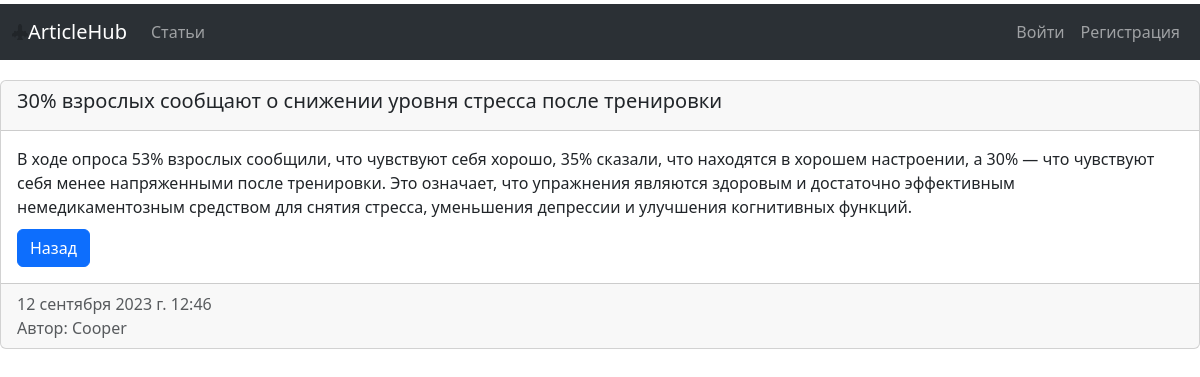
Screenshot of /post/9/ with the database file from the repository.
### blog_app/models.py (models this page shows, shortened)
class Post(models.Model):
    title = models.CharField(max_length=250)
    content = models.TextField()
    publish = models.DateTimeField(auto_now_add=True)
    author = models.ForeignKey(User, on_delete=models.CASCADE)

### blog_app/views.py (the view)
# urls.py: path('post/<int:post_id>/', views.single_post, name='single_post'),
def single_post(request, post_id):
    post = get_object_or_404(Post, pk=post_id)
    if request.method == 'POST':
        if post.author != request.user:
            return HttpResponseForbidden("Вы не являетесь автором этого поста.")
        post.delete()
        return redirect('home')
    context = {
        'post': post,
        'title': post.title
    }
    return render(request, 'blog_app/single_post.html', context)

### blog_app/templates/blog_app/single_post.html (shortened to what this page needs)
﻿{% extends 'blog_app/base.html' %}
{% block content %}
    <div class="card">
      <div class="card-header">
        <h5 class="card-title">{{ post.title }}</h5>
      </div>
      <div class="card-body justify-content-start">
        <p class="card-text">{{ post.content }}</p>
        <a href="{% url 'home' %}" class="btn btn-primary">Назад</a>
      </div>
      <div class="card-footer text-body-secondary">
        {{ post.publish }}
        <p class="card-text author-text">Автор: {{ post.author.username }}</p>
      </div>
    </div>
{% endblock content %}

### static/css/main.css (style rules this page uses)
.card-header { height: 50px; overflow: hidden; text-overflow: ellipsis; white-space: nowrap; }
.card-text { margin-bottom: 10px; }
.author-text { margin-right: 10px !important; }

### rows the page displays
Post: title "30% взрослых сообщают о снижении уровня стресса после тренировки", content "В ходе опроса 53% взрослых сообщили, что чувствуют себя хорошо, 35% сказали, что находятся в хорошем настроении, а 30% — что чувствуют себя менее напряженными после тренировки. Это означает, что упражнения являются здоровым и достаточно эффективным немедикаментозным средством для снятия стресса, уменьшения депрессии и улучшения когнитивных функций.", publish "12 сентября 2023 г. 12:46", author.username "Cooper"
